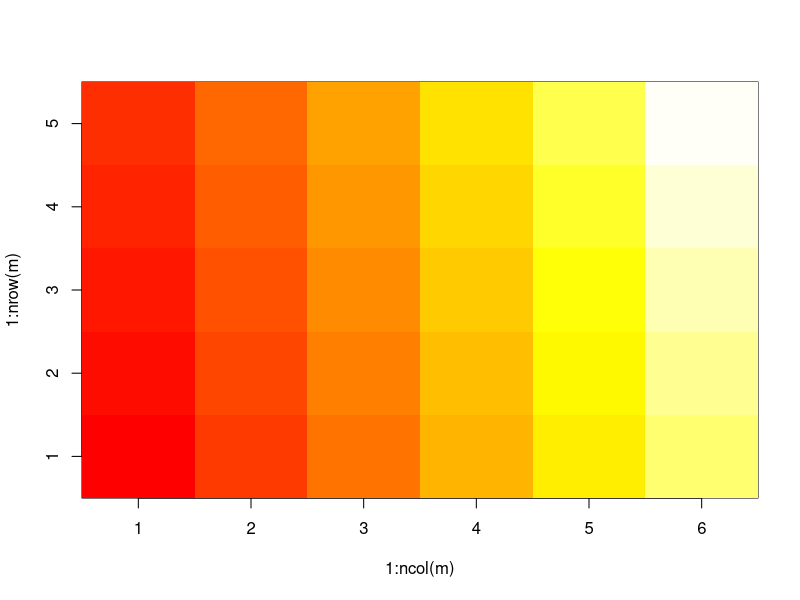
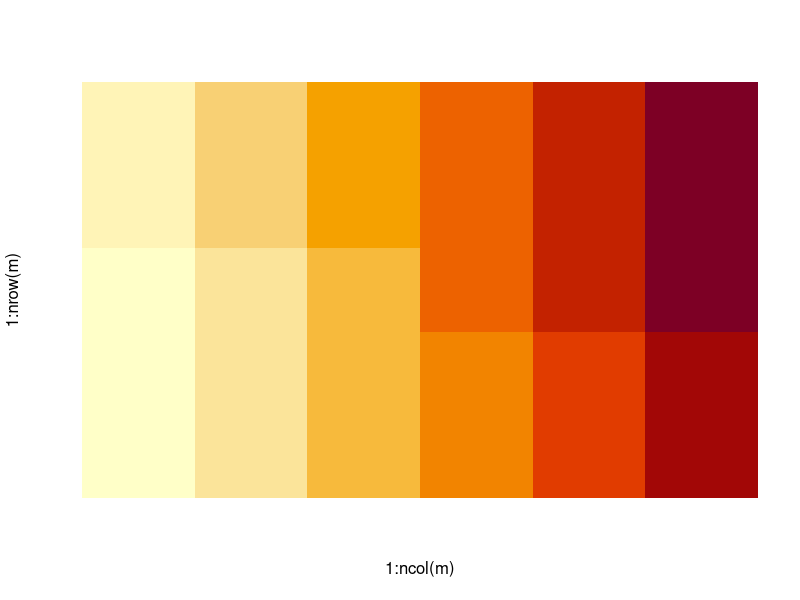
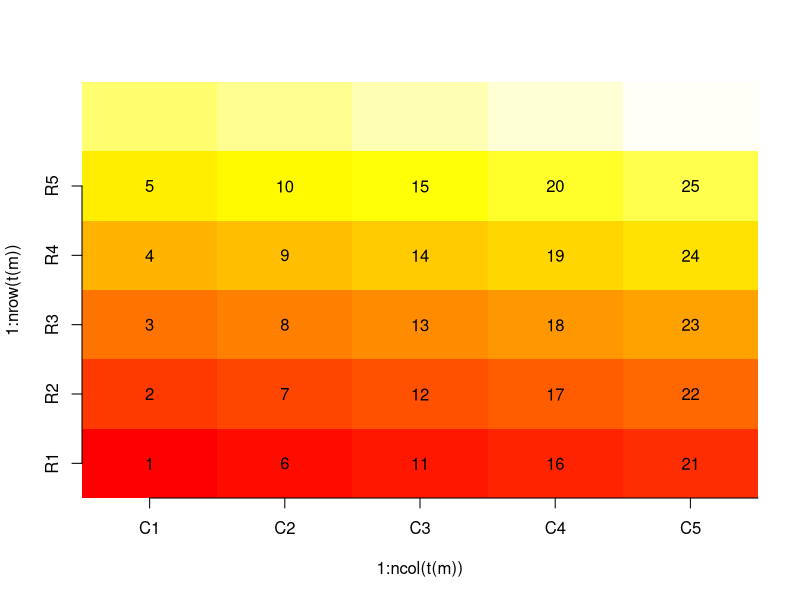
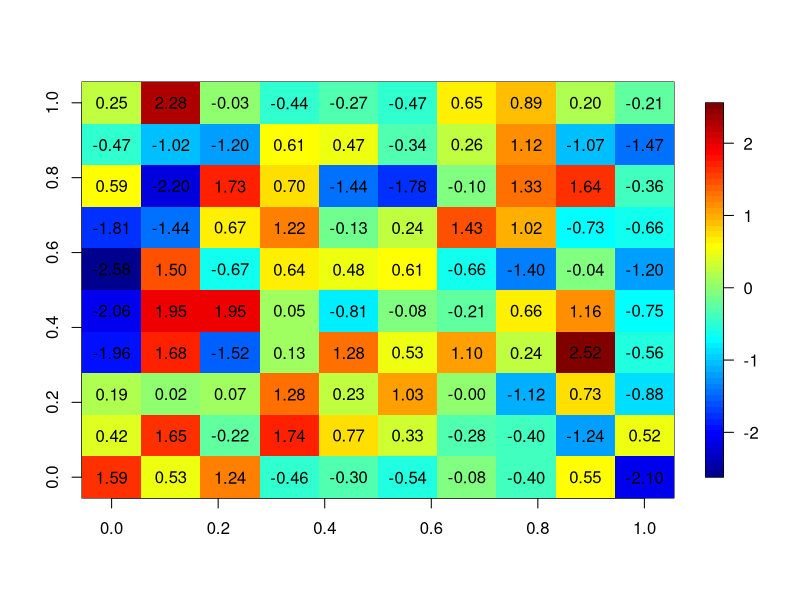
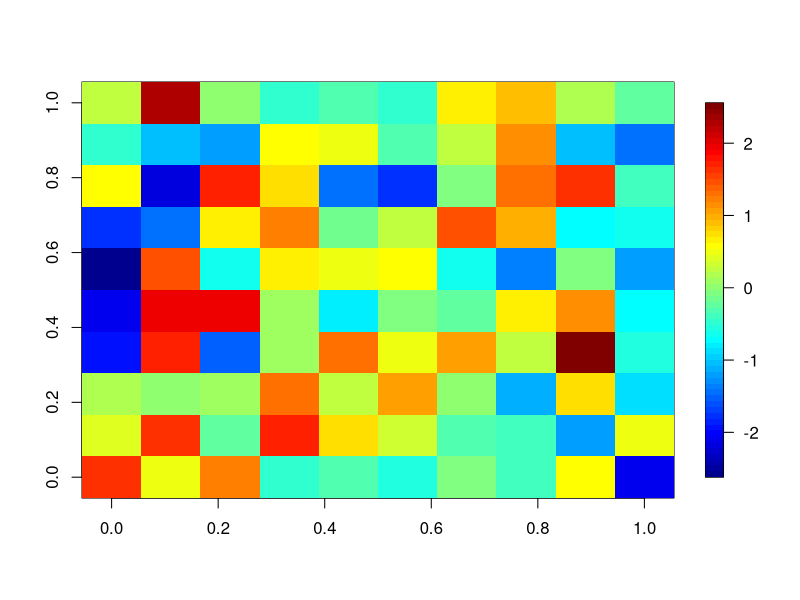
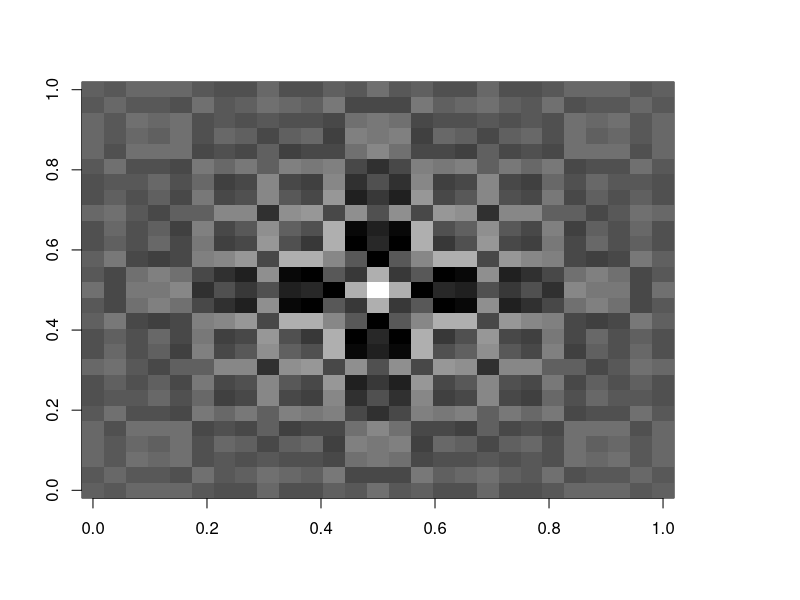
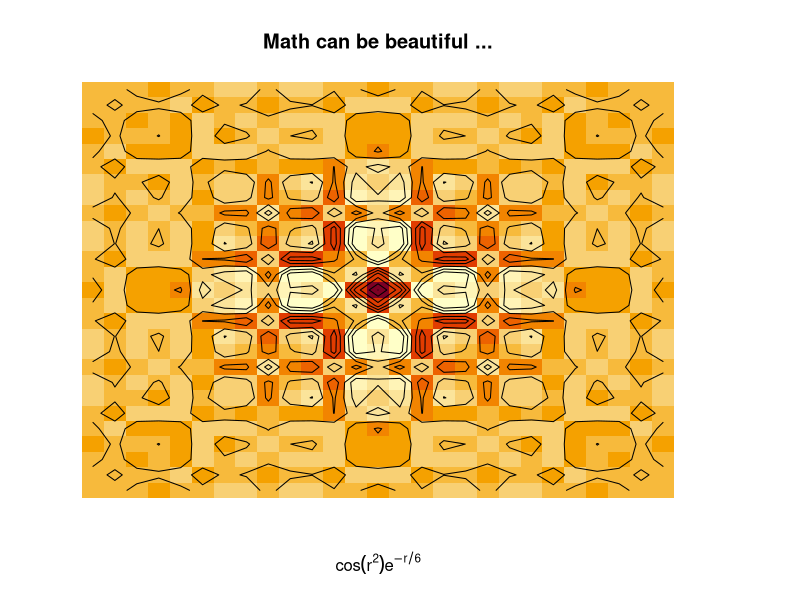
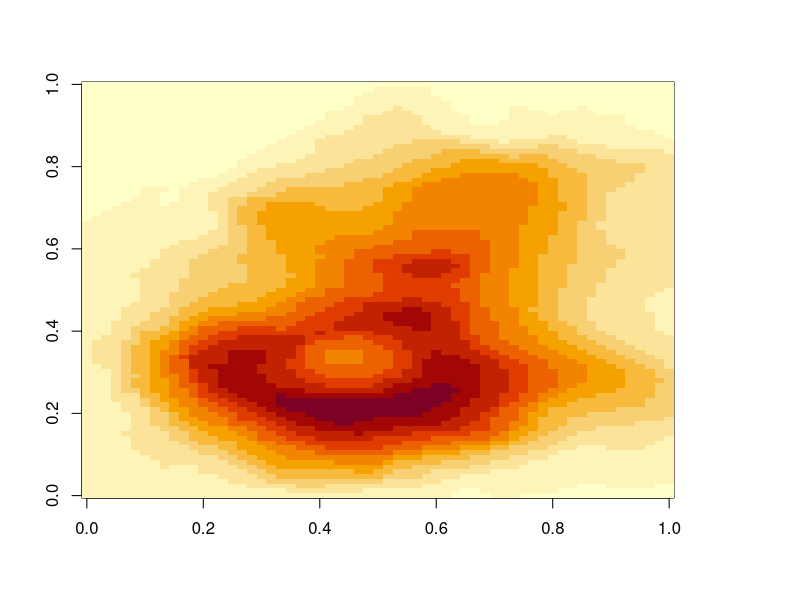

R code for these plots, in order: (Note: this script raises an error after producing the figures.)
m <- matrix(1:30, ncol=6)
colnames(m) <- paste("C", 1:6, sep="")
rownames(m) <- paste("R", 1:5, sep="")
m
image(1:ncol(m), 1:nrow(m), t(m), col = heat.colors(60), axes = TRUE)
image(1:ncol(m), 1:nrow(m), t(m), axes = FALSE)
image(1:ncol(t(m)), 1:nrow(t(m)), m, col = heat.colors(60), axes = FALSE)

axis(1, 1:ncol(m), colnames(m))
axis(2, 1:nrow(m), rownames(m))
for (x in 1:ncol(m))
  for (y in 1:nrow(m))
    text(x, y, m[y,x])

require(fields)
# Make a 10x10 matrix
m = matrix(rnorm(100), nrow=10)
image.plot(m)
for (x in 1:10)
  for (y in 1:10)
    text((x-1)/9, (y-1)/9, sprintf("%0.2f", m[x,y]))
image.plot(m)


require(grDevices) # for colours
x <- y <- seq(-4*pi, 4*pi, len = 27)
r <- sqrt(outer(x^2, y^2, "+"))
image(z = z <- cos(r^2)*exp(-r/6), col  = gray((0:32)/32))
image(z, axes = FALSE, main = "Math can be beautiful ...",
      xlab = expression(cos(r^2) * e^{-r/6}))
contour(z, add = TRUE, drawlabels = FALSE)


# Volcano data visualized as matrix. Need to transpose and flip
# matrix horizontally.
image(t(volcano)[ncol(volcano):1,])
dim(volcano)
image(t(m), col = heat.colors(60))
m
data = data.frame(
  x = rep( c(0.1, 0.2, 0.3, 0.4, 0.5), each=5),
  y = rep( c(1, 2, 3, 4, 5), 5)
)

data$z = runif(
  25,
  min = (data$x*data$y - 0.1 * (data$x*data$y)),
  max = (data$x*data$y + 0.1 * (data$x*data$y))
)
m = matrix(runif(100),10,10)
par(mar=c(0, 0, 0, 0))
image(m, useRaster=TRUE, axes=FALSE)
library(lattice)
levelplot(t(m[5:1,]))
n <- t(m)[6:1,]
levelplot(n)
n
m
dim(Brown.Motion.Cov)
levelplot(t(Brown.Bridge.Cov[20:1,]))
image(t(Brown.Bridge.Cov[,20:1]), col = heat.colors(100))
image(t(cov2cor(MaternCov)[,20:1]), col = heat.colors(60))

#image(t(cov2cor(Brown.Bridge.Cov)[20:1,]), col = heat.colors(60))
image(t(cov2cor(Brown.Motion.Cov))[,20:1], col = heat.colors(60))
#image(t(cov2cor(Brown.Motion.Cov)[20:1,]), col = heat.colors(60))
#levelplot(t(Brown.Motion.Cov[20:1,]))
#plot(diag(Brown.Motion.Cov))
Cov.Strong <- kronecker(Brown.Motion.Cov, Brown.Bridge.Cov)
mylist <- list()
mylist[[1]] <- Smooth_scaled_cov
mylist[[5]] <- mcmc$postcov
mylist[[6]] <- EmpCov
mylist[[7]] <- resMarginalCov
mylist[[8]] <- resProductCov
#mylist[[9]] <- mcmc$postcov_SE
colnum <- 37*56
image(t((Smooth_scaled_cov))[1:colnum,1:colnum][,colnum:1], zlim = c(min(unlist(mylist)), max(unlist(mylist))), col = heat.colors(100))
image(t(mcmc$postcov)[1:colnum,1:colnum][,colnum:1],zlim = c(min(unlist(mylist)), max(unlist(mylist))), col = heat.colors(100))
image(t(resPACE$fittedCov)[1:colnum,1:colnum][,colnum:1], zlim = c(min(unlist(mylist)), max(unlist(mylist))),col = heat.colors(100))
image(t((EmpCov))[1:colnum,1:colnum][,colnum:1], zlim = c(min(unlist(mylist)), max(unlist(mylist))),col = heat.colors(100))
image(t(resMarginalCov)[1:colnum,1:colnum][,colnum:1], zlim = c(min(unlist(mylist)), max(unlist(mylist))),col = heat.colors(100))
image(t(resProductCov)[1:colnum,1:colnum][,colnum:1], zlim = c(min(unlist(mylist)), max(unlist(mylist))),col = heat.colors(100))
#image(t((mcmc$postcov_SE))[1:colnum,1:colnum][,colnum:1], zlim = c(min(unlist(mylist)), max(unlist(mylist))), col = heat.colors(100))


image(t(cov2cor(Cov.Weak))[1:400,1:400][,1:400], zlim = c(-1,1), col = heat.colors(100))
image(t(cov2cor(D$postcov))[1:400,1:400][,1:400],zlim = c(-1,1), col = heat.colors(100))
image(t(cov2cor(resPACE$fittedCov))[1:400,1:400][,1:400], zlim = c(-1,1),col = heat.colors(100))
image(t(cov2cor(EmpCov))[1:400,1:400][,1:400], zlim = c(-1,1),col = heat.colors(100))
image(t(cov2cor(resMarginalCov))[1:400,1:400][,1:400], zlim = c(-1,1),col = heat.colors(100))
image(t(resProductCov)[1:400,1:400][400:1,], zlim = c(min(unlist(mylist)), max(unlist(mylist))),col = heat.colors(100))

image(t(S[1:370,1:370])[370:1,], col = heat.colors(60))
sum((Cov.Weak - aa)^2)/400
sum((Cov.Weak - bb)^2)/400
sum((Cov.Weak - EmpCov)^2)/400
sum((Cov.Weak - D$postcov)^2)/400
sum((Cov.Weak - FPCADense$fittedCov)^2)/400
